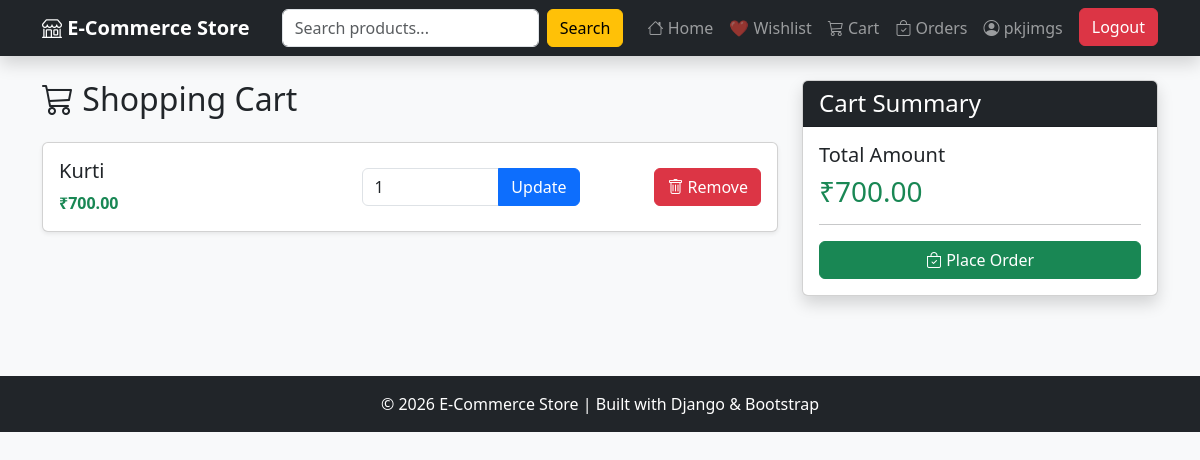
The app's page /cart/ (signed in) with its own data.
### store/models.py (models this page shows, shortened)
class Cart(models.Model):
    user = models.ForeignKey(User, on_delete=models.CASCADE)
    product = models.ForeignKey(Product, on_delete=models.CASCADE)
    quantity = models.PositiveIntegerField(default=1)

class Product(models.Model):
    category = models.ForeignKey(Category, on_delete=models.CASCADE)
    name = models.CharField(max_length=200)
    price = models.DecimalField(max_digits=10, decimal_places=2)
    description = models.TextField()
    image = models.ImageField(
        upload_to='products/',
        blank=True,
        null=True
    )

### store/views.py (the view)
# urls.py: path('cart/', views.cart, name='cart'),
@login_required
def cart(request):
    cart_items = Cart.objects.filter(
        user=request.user
    )
    total = sum(
        item.product.price * item.quantity
        for item in cart_items
    )
    return render(
        request,
        'store/cart.html',
        {
            'cart_items': cart_items,
            'total': total
        }
    )

### store/templates/store/cart.html (shortened to what this page needs)
{% extends 'store/base.html' %}
{% block content %}
<div class="row">
<div class="col-lg-8">
    <h2 class="mb-4">
        <i class="bi bi-cart3"></i> Shopping Cart
    </h2>
    {% if cart_items %}
        {% for item in cart_items %}
        <div class="card mb-3 shadow-sm">
            <div class="card-body">
                <div class="row align-items-center">
                    <div class="col-md-5">
                        <h5>{{ item.product.name }}</h5>
                        <p class="text-success fw-bold mb-0">
                            ₹{{ item.product.price }}
                        </p>
                    </div>
                    <div class="col-md-4">
                        <form method="POST"
                              action="{% url 'update_cart' item.id %}">
                            <div class="input-group">
                                <input type="number"
                                       name="quantity"
                                       value="{{ item.quantity }}"
                                       min="1"
                                       class="form-control">
                                <button class="btn btn-primary"
                                        type="submit">
                                    Update
                                </button>
                            </div>
                        </form>
                    </div>
                    <div class="col-md-3 text-md-end mt-3 mt-md-0">
                        <a href="{% url 'remove_from_cart' item.id %}"
                           class="btn btn-danger">
                            <i class="bi bi-trash"></i>
                            Remove
                        </a>
                    </div>
                </div>
            </div>
        </div>
        {% endfor %}
    {% endif %}
</div>
{% if cart_items %}
<div class="col-lg-4">
    <div class="card shadow">
        <div class="card-header bg-dark text-white">
            <h4 class="mb-0">
                Cart Summary
            </h4>
        </div>
        <div class="card-body">
            <h5>
                Total Amount
            </h5>
            <h3 class="text-success">
                ₹{{ total }}
            </h3>
            <hr>
            <a href="{% url 'place_order' %}"
               class="btn btn-success w-100">
                <i class="bi bi-bag-check"></i>
                Place Order
            </a>
        </div>
    </div>
</div>
{% endif %}
</div>
{% endblock %}

### store/templates/store/base.html (shortened to what this page needs)
<!DOCTYPE html>
<html lang="en">
<head>
    <link href="https://cdn.jsdelivr.net/npm/bootstrap@5.3.3/dist/css/bootstrap.min.css" rel="stylesheet">
    <link rel="stylesheet"
          href="https://cdn.jsdelivr.net/npm/bootstrap-icons@1.11.3/font/bootstrap-icons.css">
</head>
<body>
<nav class="navbar navbar-expand-lg navbar-dark bg-dark shadow">
    <div class="container">
        <a class="navbar-brand" href="/">
            <i class="bi bi-shop"></i>
            E-Commerce Store
        </a>
        <form class="d-flex mx-3" method="GET" action="/">
            <input
                class="form-control me-2"
                type="search"
                name="q"
                placeholder="Search products..."
                value="{{ request.GET.q }}"
            >
            <button class="btn btn-warning" type="submit">
                Search
            </button>
        </form>
        <div class="collapse navbar-collapse" id="navbarNav">
            <ul class="navbar-nav ms-auto">
                <li class="nav-item">
                    <a class="nav-link" href="/">
                        <i class="bi bi-house"></i>
                        Home
                    </a>
                </li>
                {% if user.is_authenticated %}
                <li class="nav-item">
                    <a class="nav-link" href="{% url 'wishlist' %}">
                        ❤️ Wishlist
                    </a>
                </li>
                <li class="nav-item">
                    <a class="nav-link" href="{% url 'cart' %}">
                        <i class="bi bi-cart3"></i>
                        Cart
                    </a>
                </li>
                <li class="nav-item">
                    <a class="nav-link" href="{% url 'my_orders' %}">
                        <i class="bi bi-bag-check"></i>
                        Orders
                    </a>
                </li>
                <li class="nav-item">
                    <span class="nav-link">
                        <i class="bi bi-person-circle"></i>
                        {{ user.username }}
                    </span>
                </li>
                <li class="nav-item">
                    <a class="btn btn-danger ms-2"
                       href="{% url 'logout' %}">
                        Logout
                    </a>
                </li>
                {% endif %}
            </ul>
        </div>
    </div>
</nav>
<div class="container mt-4">
    {% block content %}
    {% endblock %}
</div>
<footer class="bg-dark text-white text-center py-3">
    <div class="container">
        <p class="mb-0">
            © 2026 E-Commerce Store | Built with Django & Bootstrap
        </p>
    </div>
</footer>
</body>
</html>

### store/templates/store/base.html (style rules this page uses)
body { background-color:#f8f9fa; }
.navbar { position: sticky; top: 0; z-index: 1000; backdrop-filter: blur(10px); }
.navbar-brand { font-weight:bold; }
footer { margin-top:80px; }

### records on screen
Cart: product.name "Kurti", product.price "700.00", quantity "1"

### other values on screen
{{ user.username }} "pkjimgs"
{{ total }} "700.00"
